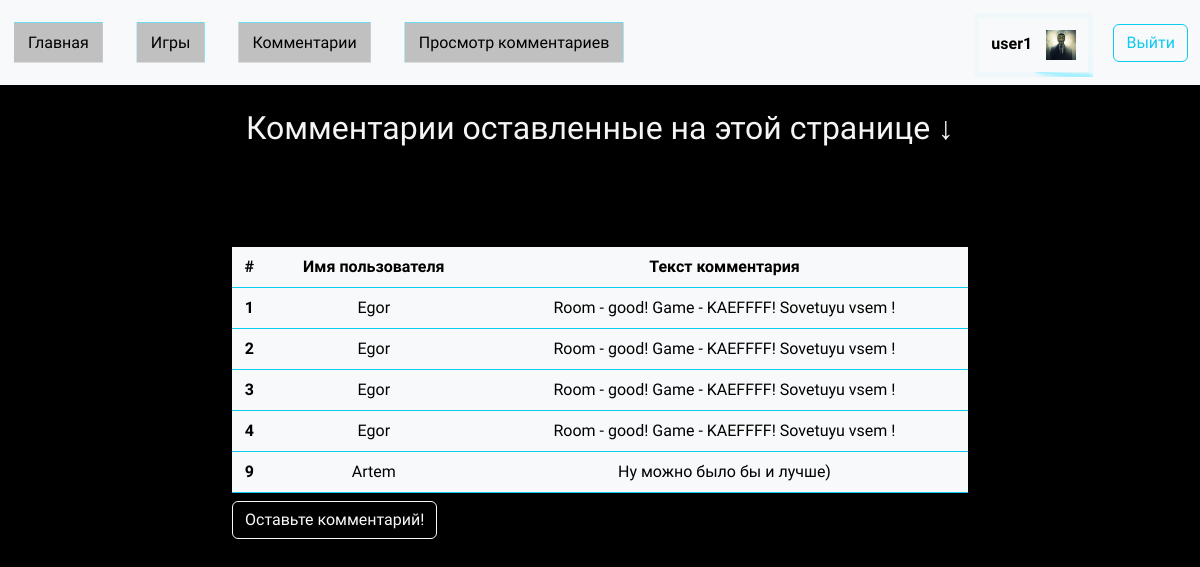
The app's page /viewcom/ (signed in) with its own data.
### users/models.py (models this page shows, shortened)
class Comments(models.Model):
    nickname = models.CharField('Имя пользователя', max_length=50)
    text = models.TextField('Текст комментария')

### users/views.py (the view)
# urls.py: path('viewcom/', viewComment, name='viewcom'),
def viewComment(request):
    context = Comments.objects.all()
    return render(request, 'users/views_com.html', {'comment':context})

### users/templates/users/views_com.html (shortened to what this page needs)
{% extends 'users/base.html' %}
{% block content %}
<br>
<h2 style="color:whitesmoke">Комментарии оставленные на этой странице ↓</h2>
<div class="table-com table-responsive">
    <table class="table table-light table-hover border-info align-middle">
        <caption><a type="button" class="btn btn-outline-light" href="{% url 'komment' %}">Оставьте комментарий!</a></caption>
        <thead>
            <tr>
                <th scope="col">#</th>
                <th scope="col">Имя пользователя</th>
                <th scope="col">Текст комментария</th>
            </tr>
        </thead>
        <tbody>
            {% for com in comment %}
            <tr>
                <th scope="row">{{com.id}}</th>
                <td>{{com.nickname}}</td>
                <td>{{com.text}}</td>
            </tr>
            {% endfor %}
        </tbody>
    </table>
</div>
{% endblock content %}

### users/templates/users/base.html (shortened to what this page needs)
<!DOCTYPE html>
<html lang="en">
{% load static %}
<head>
    <link href="https://cdn.jsdelivr.net/npm/bootstrap@5.3.1/dist/css/bootstrap.min.css" rel="stylesheet">
    <link rel="stylesheet" href="{% static 'css/style.css' %}">
</head>
<body>
    <header>
        <nav class="navbar navbar-expand-lg bg-body-tertiary">
            <div class="container-fluid">
            <div class="collapse navbar-collapse" id="navbarSupportedContent">
                <ul class="navbar-nav me-auto mb-2 mb-lg-0">
                <li class="nav-item">
                    <a class="nav-link active" aria-current="page" href="{% url 'home' %}">Главная</a>
                </li>
                <li class="nav-item" style="margin-left: 30px;">
                    <a class="nav-link active" aria-current="page" href="{% url 'game' %}">Игры</a>
                </li>
                <li class="nav-item" style="margin-left: 30px;">
                    <a class="nav-link active" aria-current="page" href="{% url 'komment' %}">Комментарии</a>
                </li>
                <li class="nav-item" style="margin-left: 30px;">
                    <a class="nav-link active" aria-current="page" href="{% url 'viewcom' %}">Просмотр комментариев</a>
                </li>
                    </ul>
                    <div class="group_1 wrapper">
                        <div class="profile box">
                            <div class="username_1">
                                <p style="" class="user">
                                    <a href="{% url 'profile' %}" style>{{ user.username }}</a>
                                </p>
                            </div>
                            <a href="{% url 'profile' %}"><img width="30px" src="{% static 'img/defoult.jpg' %}" alt="anonymous"></a>
                    </div>
                    <a class="btn btn-outline-info" href="{% url 'auth' %}" style="margin-left: 10px;">Выйти</a>
                    </div>
                </div>
            </div>
        </nav>
    </header>
    <div class="container text-center">
        <div class="row">
            <div class="offset-md-2 col-md-8">
                {% block content %}{% endblock content %}
            </div>
        </div>
    </div>
</body>
</html>

### users/static/css/style.css (style rules this page uses)
body { background-color: black; font-weight: 400 !important; font-family: "Comfortaa", cursive !important; margin: 0; padding: 0; }
.group_1 { display: flex; justify-content: right; align-items: center; }
.username_1 { display: inline-block; }
.username_1 p { margin-right: 10px; }
.username_1 p a { text-decoration: none !important; color: #000; font-size: medium; font-weight: 600; }
.profile { margin-top: 5px; margin-right: 10px; }
* { box-sizing: border-box; }
body { font-family: Raleway, sans-serif; text-align: center; margin: 0; }
p { margin: 0; }
:root { --d: 2500ms; --angle: 90deg; --gradX: 100%; --gradY: 50%; --c1: rgba(168, 239, 255, 1); --c2: rgba(168, 239, 255, 0.1); }
.box { font-size: 17px; border: 5px solid; padding: 12px; -o-border-image: conic-gradient(from var(--angle), var(--c2), var(--c1) 0.1turn, var(--c1) 0.15turn, var(--c2) 0.25turn) 30; border-image: conic-gradient(from var(--angle), var(--c2), var(--c1) 0.1turn, var(--c1) 0.15turn, var(--c2) 0.25turn) 30; animation: borderRotate var(--d) linear infinite forwards; }
.nav-item { float: left; padding: 0 6px; background: silver; border: 2px solid #04d9ff; transition: -webkit-clip-path 1s linear; transition: clip-path 1s linear; transition: clip-path 1s linear, -webkit-clip-path 1s linear; -webkit-clip-path: polygon(2px 0, 2px 0, 2px 2px, 100% 2px, 100% 2px, calc(100% - 2px) 2px, calc(100% - 2px) 100%, calc(100% - 2px) 100%, calc(100% - 2px) calc(100% - 2px), 0 calc(100% - 2px), 0 calc(100% - 2px), 2px calc(100% - 2px)); clip-path: polygon(2px 0, 2px 0, 2px 2px, 100% 2px, 100% 2px, calc(100% - 2px) 2px, calc(100% - 2px) 100%, calc(100% - 2px) 100%, calc(100% - 2px) calc(100% - 2px), 0 calc(100% - 2px), 0 calc(100% - 2px), 2px calc(100% - 2px)); }
.table-com { margin-top: 100px !important; }

### records on screen
Comments: id "1", nickname "Egor", text "Room - good! Game - KAEFFFF! Sovetuyu vsem !"
Comments: id "2", nickname "Egor", text "Room - good! Game - KAEFFFF! Sovetuyu vsem !"
Comments: id "3", nickname "Egor", text "Room - good! Game - KAEFFFF! Sovetuyu vsem !"
Comments: id "4", nickname "Egor", text "Room - good! Game - KAEFFFF! Sovetuyu vsem !"
Comments: id "9", nickname "Artem", text "Ну можно было бы и лучше)"

### other values on screen
{{ user.username }} "user1"
